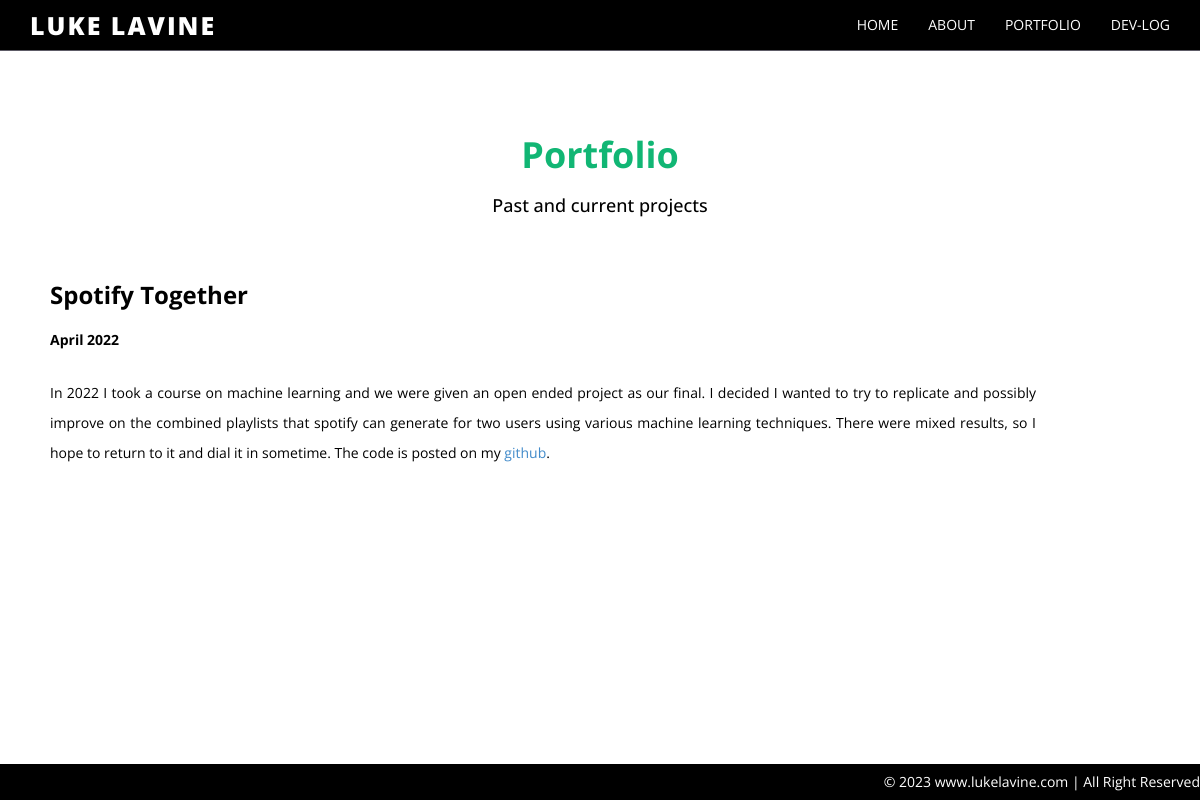
Page /portfolio/2/ on the committed database.
### portfolio/models.py (models this page shows)
class PortfolioEntry(models.Model):
	id = models.IntegerField(primary_key=True)
	title = models.CharField(max_length = 100)
	text = models.TextField(blank=True)
	date = models.DateTimeField('date published')
	icon = models.CharField(max_length = 32)

### portfolio/views.py (the view)
# urls.py: path('<int:pk>/', views.detail, name='detail'),
def detail(request, pk):
	entry = PortfolioEntry.objects.get(pk=pk)
	context = {
		"entry": entry
	}
	return render(request, "portfolio_detail.html", context)

### portfolio/templates/portfolio_detail.html (shortened to what this page needs)
{% extends 'home/base.html' %}
{% load static %}
{% block head %}
	<link href="{% static 'blog/blog.css' %}" rel="stylesheet" />
{% endblock %}
{% block content %}
	<div class="container">
		<div class="row main-top-margin text-center">
            <h1>Portfolio</h1>
			<h4>Past and current projects</hr>
        </div>
		<div class="middle-column text-justify">
			<h3> <strong>{{entry.title}} </strong></h3>
			<p> <strong> {{entry.date | date:"F Y"}} </strong></p>
			<p> {{entry.text|safe}} </p>
		</div>
	</div>
{% endblock %}

### home/static/assets/css/style.css (style rules this page uses)
body { font-family:'Open Sans', sans-serif; font-weight: 400; font-size: 14px; color: #000; margin-top: 40px; line-height:16px; }
h1, h2, h3, h4, h5, h6 { font-family:'Open Sans', sans-serif; font-weight: 500; line-height:40px; }
h1 { color:#11B674; font-weight: 700; }
.text-center { text-align: center; }
.main-top-margin { margin-top: 75px; }
a,a:hover { text-decoration:none; }
p { line-height: 30px; margin-bottom: 23px; }
.text-justify { text-align:justify; }

### blog/static/blog/blog.css (style rules this page uses)
.middle-column { width: 90%; padding: 20px; }

### rows in the picture
PortfolioEntry: title "Spotify Together", date "April 2022", text "In 2022 I took a course on machine learning and we were given an open ended project as our final. I decided I wanted to try to replicate and possibly improve on the combined playlists that spotify can generate for two users using various machine learning techniques. There were mixed results, so I hope to return to it and dial it in sometime. The code is posted on my github ."
